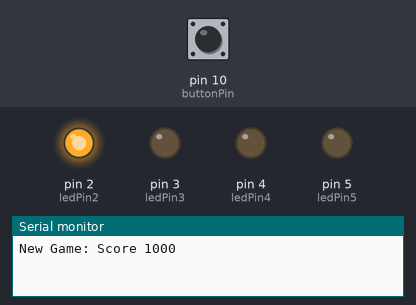
This sketch was run on a simulated Arduino Uno, built with avr-gcc and run on an emulated ATmega328P. On the bench: output pins drawn as LEDs (lit = HIGH), the last lines printed to the serial monitor. Dashed ring = blinking. Inputs (shaded band) come from the test bench; at power-on: pin 10 (buttonPin) LOW. Pins used as bus, display or sensor lines are not drawn.

Above: at 1.2 s.
1.3 s: pin 10 (buttonPin) pulled HIGH for 0.15 s
At 4.1 s:
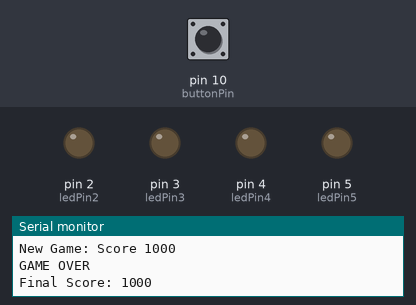
4.3 s: pin 10 (buttonPin) pulled HIGH for 3.2 s
At 7.3 s:
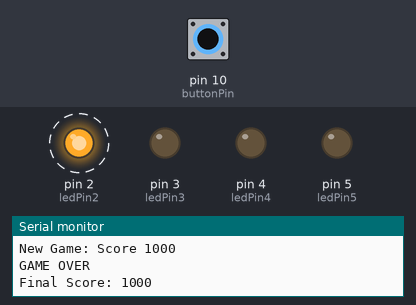
12.7 s: pin 10 (buttonPin) pulled HIGH for 1 s
At 20.2 s:
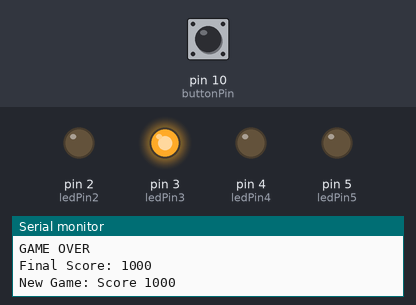
Timing chart, 0 to 27.7 s (numbered marks = the images above; inputs shaded):
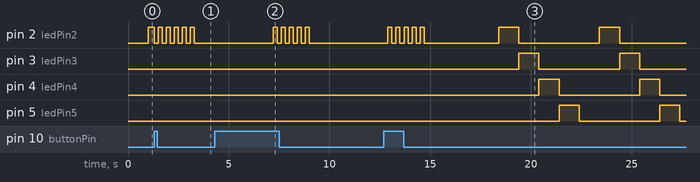

Measured:
- after the input at 1.3 s, pin 3 (ledPin3): stays LOW (without the input it goes to HIGH after 0.70 s); pin 4 (ledPin4): stays LOW (without the input it goes to HIGH after 1.7 s); pin 5 (ledPin5): stays LOW (without the input it goes to HIGH after 2.7 s)
- after the input at 4.3 s, pin 3 (ledPin3): stays LOW (without the input it goes to HIGH after 3.7 s); pin 4 (ledPin4): stays LOW (without the input it goes to HIGH after 4.7 s); pin 5 (ledPin5): stays LOW (without the input it goes to HIGH after 5.7 s)

The sketch:

reaction_game.ino
```cpp
// (licence header left out)
int ledPin1 = 1; // The pin of the first LED
int ledPin2 = 2; // etc.
int ledPin3 = 3;
int ledPin4 = 4;
int ledPin5 = 5;
int buttonPin = 10;

// The state of the button
int buttonState = 0;

// Stores which LED is on
int lightPosition = 0;

// How much time in between LED light changes
int pause = 1000;

// What time it was when we last moved the light
// millis() returns the number of milliseconds since program start
long lastMove = millis();

void setup() {
  pinMode(ledPin1, OUTPUT);
  pinMode(ledPin2, OUTPUT);
  pinMode(ledPin3, OUTPUT);
  pinMode(ledPin4, OUTPUT);
  pinMode(ledPin5, OUTPUT);
  pinMode(buttonPin, INPUT);

  Serial.begin(9600);

  // Start a new game
  newGame();
}

void loop() {
  // Move the light
  if (millis() - lastMove >= pause) {
    lastMove = millis(); // Remember when we switched LED

    lightPosition++; // Increment the light position
    if (lightPosition >= 6) lightPosition = 1;

    move(lightPosition); // Update the light position
  }

  // Read the state of the button
  buttonState = digitalRead(buttonPin);

  if (buttonState == HIGH) {

    // If pressed when the light was in the middle, speed up and continue
    if (lightPosition == 3) {
      digitalWrite(ledPin3, LOW);
      delay(50);
      digitalWrite(ledPin3, HIGH);

      // Speed up the game
      if (pause > 700)      { pause -= 100; }
      else if (pause > 500) { pause -= 50;  }
      else if (pause > 300) { pause -= 25;  }
      else if (pause > 10)  { pause -= 10;  }
      else if (pause > 1)   { pause -= 1;   }

      Serial.print("Score: ");
      Serial.println(pause);

    }
    else {
      // If pressed at the wrong time, show final score and start new game
      // Game over
      Serial.println("\nGAME OVER");
      Serial.print("Final Score: ");
      Serial.println(pause);
      Serial.print("\n");

      // Blink the LED that the player stopped on
      for (int x = 0; x <= 10; x++) {
        if (digitalRead(lightPosition + 1) == LOW) {
          digitalWrite(lightPosition + 1, HIGH);
        }
        else {
          digitalWrite(lightPosition + 1, LOW);
        }
        delay(200);
      }

      // Show an LED bar based on how well the player did
      digitalWrite(ledPin1,HIGH);
      delay(500);
      if (pause < 800) {
        digitalWrite(ledPin2, HIGH);
        delay(500);
      }
      if (pause < 600) {
        digitalWrite(ledPin3, HIGH);
        delay(500);
      }
      if (pause < 250) {
        digitalWrite(ledPin4, HIGH);
        delay(500);
      }
      if (pause < 100) {
        digitalWrite(ledPin5, HIGH);
        delay(500);
      }
      delay(3000);

      newGame();
    }
  }
}

// Updates the light's position
void move(int lightPosition) {
  // Turn off all LEDs
  for (int x = ledPin1; x <= ledPin5; x++) {
    digitalWrite(x, LOW);
  }
  // Turn on the LED
  digitalWrite(lightPosition + 1, HIGH);
}

void newGame() {
  lightPosition = 0;
  pause = 1000;
  Serial.println("New Game: Score 1000\n");
}
```
